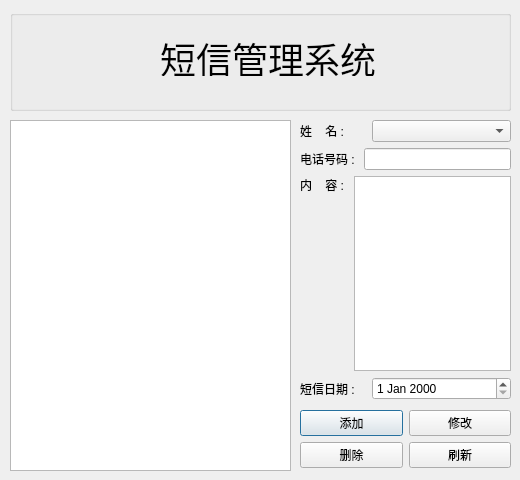
<?xml version="1.0" encoding="UTF-8"?>
<ui version="4.0">
 <class>smsDialog</class>
 <widget class="QDialog" name="smsDialog">
  <property name="geometry">
   <rect>
    <x>0</x>
    <y>0</y>
    <width>520</width>
    <height>480</height>
   </rect>
  </property>
  <property name="windowTitle">
   <string>Dialog</string>
  </property>
  <widget class="QTableView" name="tableView">
   <property name="geometry">
    <rect>
     <x>10</x>
     <y>120</y>
     <width>281</width>
     <height>351</height>
    </rect>
   </property>
  </widget>
  <widget class="QGroupBox" name="groupBox">
   <property name="geometry">
    <rect>
     <x>10</x>
     <y>10</y>
     <width>501</width>
     <height>101</height>
    </rect>
   </property>
   <property name="title">
    <string/>
   </property>
   <widget class="QLabel" name="label_8">
    <property name="geometry">
     <rect>
      <x>150</x>
      <y>30</y>
      <width>221</width>
      <height>36</height>
     </rect>
    </property>
    <property name="font">
     <font>
      <pointsize>27</pointsize>
     </font>
    </property>
    <property name="text">
     <string>短信管理系统</string>
    </property>
   </widget>
  </widget>
  <widget class="QWidget" name="layoutWidget">
   <property name="geometry">
    <rect>
     <x>300</x>
     <y>120</y>
     <width>211</width>
     <height>280</height>
    </rect>
   </property>
   <layout class="QVBoxLayout" name="verticalLayout">
    <item>
     <layout class="QHBoxLayout" name="horizontalLayout_6">
      <item>
       <widget class="QLabel" name="label_7">
        <property name="maximumSize">
         <size>
          <width>66</width>
          <height>16777215</height>
         </size>
        </property>
        <property name="text">
         <string>姓    名 : </string>
        </property>
       </widget>
      </item>
      <item>
       <widget class="QComboBox" name="comboBox">
        <property name="enabled">
         <bool>true</bool>
        </property>
        <property name="minimumSize">
         <size>
          <width>0</width>
          <height>0</height>
         </size>
        </property>
        <property name="layoutDirection">
         <enum>Qt::LeftToRight</enum>
        </property>
        <item>
         <property name="text">
          <string/>
         </property>
        </item>
        <item>
         <property name="text">
          <string>男</string>
         </property>
        </item>
        <item>
         <property name="text">
          <string>女</string>
         </property>
        </item>
       </widget>
      </item>
     </layout>
    </item>
    <item>
     <layout class="QHBoxLayout" name="horizontalLayout">
      <item>
       <widget class="QLabel" name="label_2">
        <property name="text">
         <string>电话号码 : </string>
        </property>
       </widget>
      </item>
      <item>
       <widget class="QLineEdit" name="lineEdit">
        <property name="alignment">
         <set>Qt::AlignRight|Qt::AlignTrailing|Qt::AlignVCenter</set>
        </property>
       </widget>
      </item>
     </layout>
    </item>
    <item>
     <layout class="QHBoxLayout" name="horizontalLayout_2">
      <item>
       <widget class="QLabel" name="label_3">
        <property name="text">
         <string>内    容 : </string>
        </property>
        <property name="alignment">
         <set>Qt::AlignLeading|Qt::AlignLeft|Qt::AlignTop</set>
        </property>
       </widget>
      </item>
      <item>
       <widget class="QTextEdit" name="textEdit"/>
      </item>
     </layout>
    </item>
    <item>
     <layout class="QHBoxLayout" name="horizontalLayout_3">
      <item>
       <widget class="QLabel" name="label_4">
        <property name="maximumSize">
         <size>
          <width>66</width>
          <height>16777215</height>
         </size>
        </property>
        <property name="text">
         <string>短信日期 : </string>
        </property>
       </widget>
      </item>
      <item>
       <widget class="QDateEdit" name="dateEdit">
        <property name="minimumSize">
         <size>
          <width>0</width>
          <height>0</height>
         </size>
        </property>
       </widget>
      </item>
     </layout>
    </item>
   </layout>
  </widget>
  <widget class="QWidget" name="layoutWidget1">
   <property name="geometry">
    <rect>
     <x>300</x>
     <y>410</y>
     <width>211</width>
     <height>58</height>
    </rect>
   </property>
   <layout class="QVBoxLayout" name="verticalLayout_2">
    <item>
     <layout class="QHBoxLayout" name="horizontalLayout_8">
      <item>
       <widget class="QPushButton" name="pushButton">
        <property name="text">
         <string>添加</string>
        </property>
       </widget>
      </item>
      <item>
       <widget class="QPushButton" name="pushButton_2">
        <property name="text">
         <string>修改</string>
        </property>
       </widget>
      </item>
     </layout>
    </item>
    <item>
     <layout class="QHBoxLayout" name="horizontalLayout_4">
      <item>
       <widget class="QPushButton" name="pushButton_3">
        <property name="text">
         <string>删除</string>
        </property>
       </widget>
      </item>
      <item>
       <widget class="QPushButton" name="pushButton_4">
        <property name="text">
         <string>刷新</string>
        </property>
       </widget>
      </item>
     </layout>
    </item>
   </layout>
  </widget>
 </widget>
 <resources/>
 <connections/>
</ui>
